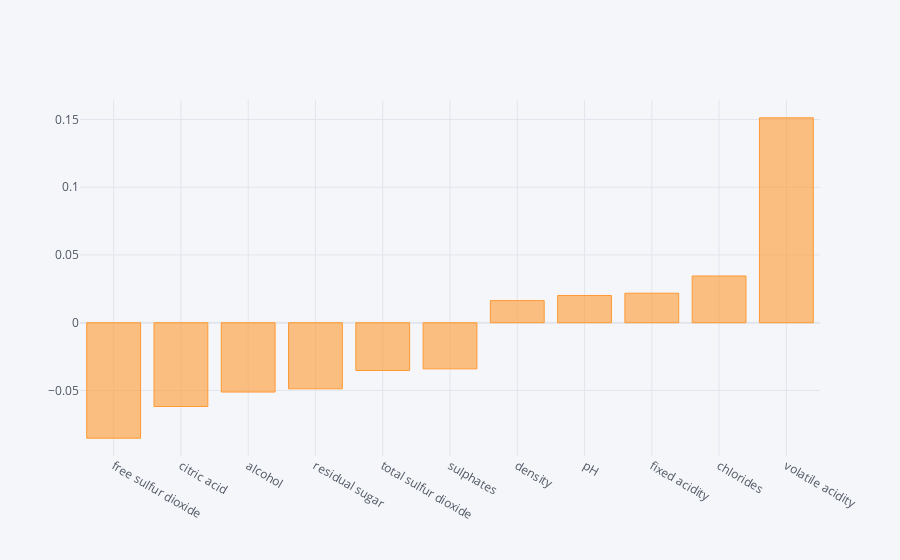

The code cell stored with this chart in its notebook:
### Markdown cell above
**TASK: Create a bar plot of the correlation values to Fraudlent wine.**

### Code cell
df.corr()['quality_target'][:-1].sort_values().iplot(kind='bar')

### Figure 1 — Plotly figure (JSON) as saved in the notebook; plotly's stock layout.template omitted (floating-point values rounded to 4 significant figures)
{"data": [{"marker": {"color": "rgba(255, 153, 51, 0.6)", "line": {"color": "rgba(255, 153, 51, 1.0)", "width": 1}}, "name": "quality_target", "orientation": "v", "text": "", "type": "bar", "x": ["free sulfur dioxide", "citric acid", "alcohol", "residual sugar", "total sulfur dioxide", "sulphates", "density", "pH", "fixed acidity", "chlorides", "volatile acidity"], "y": [-0.0852, -0.06179, -0.05114, -0.04876, -0.03525, -0.03405, 0.01635, 0.02011, 0.02179, 0.0345, 0.1512]}], "layout": {"legend": {"bgcolor": "#F5F6F9", "font": {"color": "#4D5663"}}, "paper_bgcolor": "#F5F6F9", "plot_bgcolor": "#F5F6F9", "title": {"font": {"color": "#4D5663"}}, "xaxis": {"gridcolor": "#E1E5ED", "showgrid": true, "tickfont": {"color": "#4D5663"}, "title": {"font": {"color": "#4D5663"}, "text": ""}, "zerolinecolor": "#E1E5ED"}, "yaxis": {"gridcolor": "#E1E5ED", "showgrid": true, "tickfont": {"color": "#4D5663"}, "title": {"font": {"color": "#4D5663"}, "text": ""}, "zerolinecolor": "#E1E5ED"}}}
